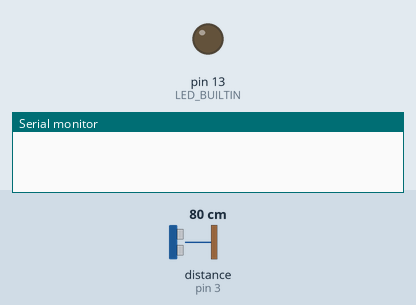
This sketch was run on a simulated Arduino Uno, built with avr-gcc and run on an emulated ATmega328P. Parts: output pins drawn as LEDs (lit = HIGH), the last lines printed to the serial monitor. Wiring (inferred from the names in the program): ultrasonic range finder: trigger pin 2; echo pin 3. The inputs (shaded band) are chosen by the test bench; at power-on: distance to the obstacle (sensor on pin 3) 80 cm. The echo pulse lasts 58.3 µs per cm; pins used as bus, display or sensor lines are not drawn.

Above: at 1.2 s.
1.3 s: distance to the obstacle (sensor on pin 3) set to 12 cm
2.8 s: distance to the obstacle (sensor on pin 3) set to 9 cm
At 4.0 s:
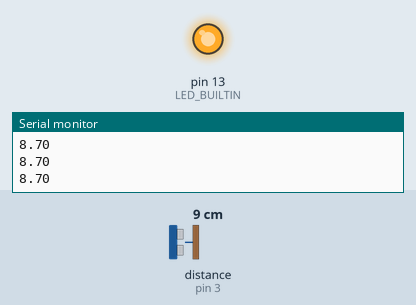
4.3 s: distance to the obstacle (sensor on pin 3) set to 18 cm
At 4.9 s:
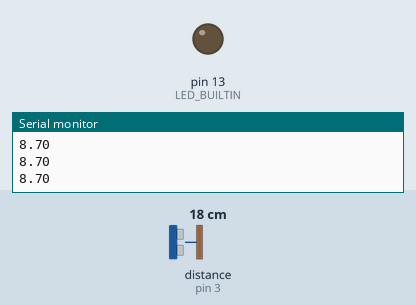
5.8 s: distance to the obstacle (sensor on pin 3) set to 2 cm
At 6.9 s:
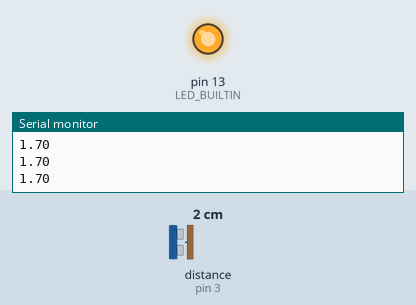
Timing chart, 0 to 8.3 s (numbered marks = the images above; inputs shaded):
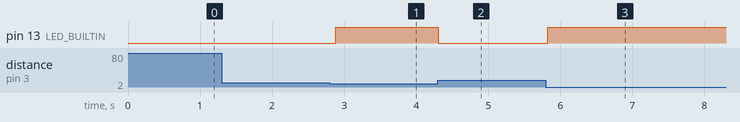

Measured:
- the behaviour switches between 11 and 10 cm on distance to the obstacle (sensor on pin 3) (found by bisection; images 0 and 1)
- after the input at 1.3 s, every drawn part: stays the same
- after the input at 2.8 s, pin 13 (LED_BUILTIN): LOW → HIGH after 0.09 s
- after the input at 4.3 s, pin 13 (LED_BUILTIN): HIGH → LOW at once
- after the input at 5.8 s, pin 13 (LED_BUILTIN): LOW → HIGH at once

The sketch:

ultrasonic_sensor.ino
```cpp
const int TriggerPin = 2;
const int EchoPin = 3;
// const int i;

float duration, distance;
void setup() {

  pinMode(TriggerPin, OUTPUT);
  pinMode(EchoPin, INPUT);

  pinMode(LED_BUILTIN, OUTPUT);

  Serial.begin(9600);
  // put your setup code here, to run once:

}

void loop() {
  digitalWrite(TriggerPin, LOW);
  delayMicroseconds(2);
  digitalWrite(TriggerPin, HIGH);
  delayMicroseconds(10);
  digitalWrite(TriggerPin, LOW);

  duration = pulseIn(EchoPin, HIGH);
  distance = (duration*.0343)/2;
  //Serial.println(distance);

  if (distance <= 10){
    digitalWrite(LED_BUILTIN, HIGH);
    Serial.println(distance);
  }
  else{
    digitalWrite(LED_BUILTIN, LOW);
  }
  // put your main code here, to run repeatedly:
  delay(100);
}
```
